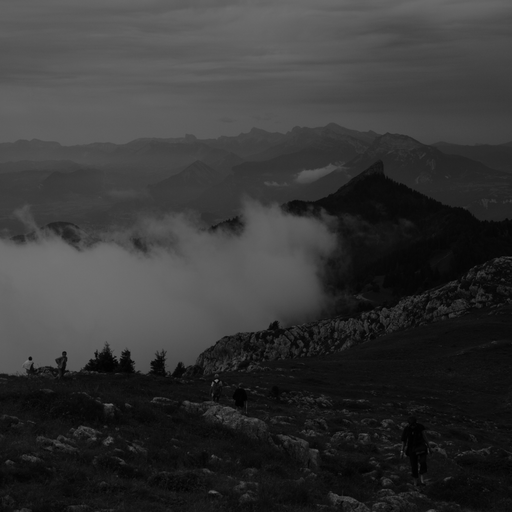
%> input picture zExperi/stegos/xx.pgm, 512 x 512 px
$ octave --eval "result = mexLaplace;"   (GNU Octave 9; MATLAB toolbox functions it lacks are replaced by stand-ins)
%> lines starting %> are read from the running program, lines starting %| are printed output that depends on the picture; in (x1, y1, x2, y2) boxes, pixels count from 0 and x2, y2 are one past the last pixel; in counts of white or black regions, pixels touching at a corner belong together; the program's own positions count from 1
### 1tool/imgenhance/imgLaplace.m
function [dstImg,HF] =  imgLaplace(imgData, Am)
%> called with Am = 0.5
% 拉普拉斯变化, 用于图像锐化
% imgData: single
%%
% disp('laplace matlab!');
% Modle=[0, 1, 0; 1, -4, 1; 0, 1, 0] .* -1;
Modle=[-1, -1, -1; -1, 8, -1; -1, -1, -1];
HF = filter2(Modle,imgData,'same');
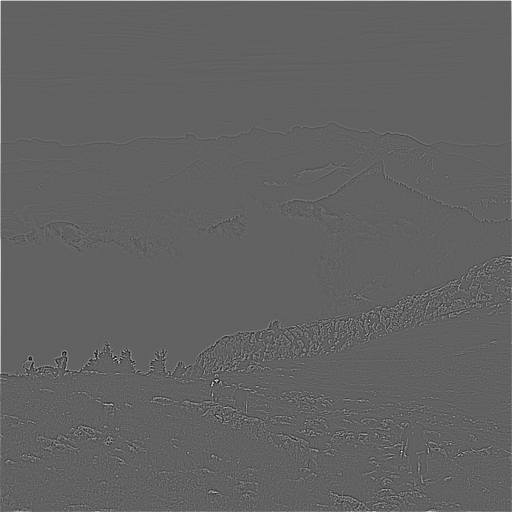
%> HF: size 512x512 single; min -304, max 487, mean 1.3; drawn with min black and max white
HF(1,:)=0; HF(end,:)=0; HF(:,1)=0; HF(:,end)=0;
%> after `HF(:,end)=0`:
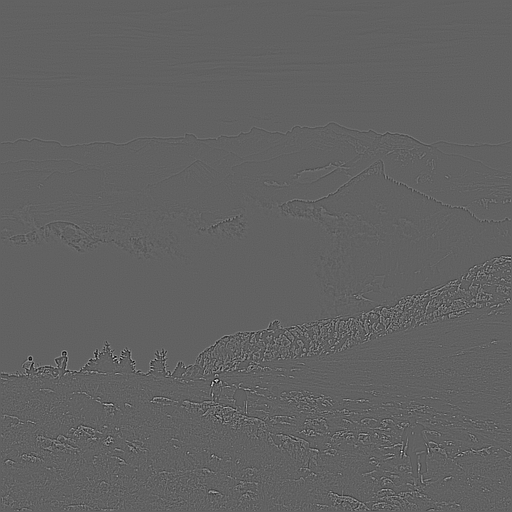
%> HF: size 512x512 single; min -304, max 487, mean 0; drawn with min black and max white
% HF( abs(HF)<4 ) = 0;
HF = round(0.05*Am .* HF);
% T = 10; HF(HF>T) = T; HF(HF<-1*T) = -1*T;
dstImg = imgData + HF;
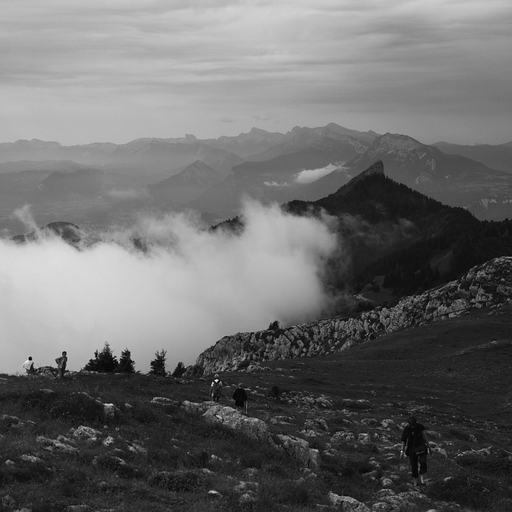
%> dstImg: size 512x512 single; min -3, max 132, mean 54.1; drawn with min black and max white
dstImg(dstImg<0) = 0;  dstImg(dstImg>255) = 255;
%> after `dstImg(dstImg<0) = 0`: dstImg: size 512x512 single; 0.01% of pixels changed, all inside (x1, y1, x2, y2) = (29, 351, 427, 502)
end

% [9 lines of commented-out code are left out]

### 1tool/imgenhance/mexLaplace.m
function [dstImg,HF] = mexLaplace()
imgData = single(imread('E:\astego\CSA\stegos\xx.pgm'));
[dstImg,HF] =  imgLaplace(imgData, single(0.5));
end
